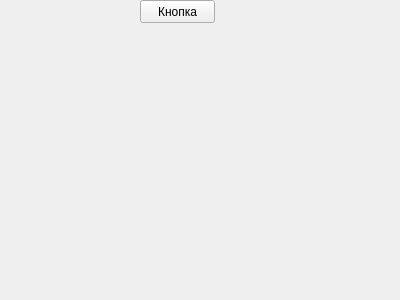
<?xml version="1.0" encoding="UTF-8"?>
<ui version="4.0">
 <class>Form</class>
 <widget class="QWidget" name="Form">
  <property name="geometry">
   <rect>
    <x>0</x>
    <y>0</y>
    <width>400</width>
    <height>300</height>
   </rect>
  </property>
  <property name="windowTitle">
   <string>Form</string>
  </property>
  <widget class="QPushButton" name="pushButton">
   <property name="geometry">
    <rect>
     <x>140</x>
     <y>0</y>
     <width>75</width>
     <height>23</height>
    </rect>
   </property>
   <property name="text">
    <string>Кнопка</string>
   </property>
  </widget>
 </widget>
 <resources/>
 <connections/>
</ui>
